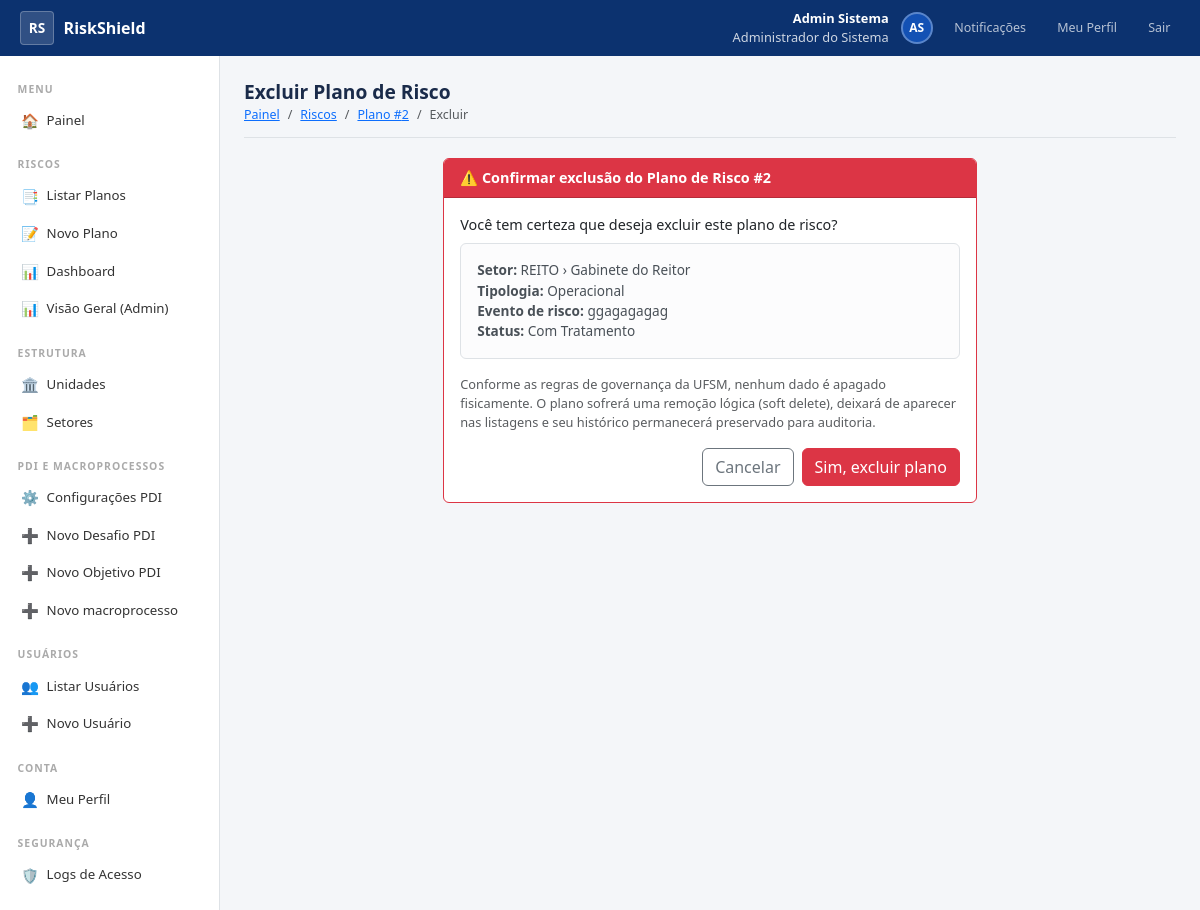
/riscos/2/excluir/ (signed in), run on the app's committed database.
### accounts/models.py (models this page shows, shortened)
class Usuario(AbstractBaseUser, PermissionsMixin):
    primeiro_nome = models.CharField('Primeiro Nome', max_length=80)
    sobrenome = models.CharField('Sobrenome', max_length=100)
    matricula = models.CharField('Matrícula', max_length=20, unique=True, db_index=True)
    email = models.EmailField('E-mail Institucional', unique=True, db_index=True)
    foto = models.ImageField('Foto', upload_to='fotos/', blank=True, null=True)
    telefone = models.CharField('Telefone Institucional', max_length=20, blank=True)
    cargo = models.CharField('Cargo / Função', max_length=120, blank=True)
    perfil = models.CharField(
        'Perfil',
        max_length=20,
        choices=Perfil.choices,
        default=Perfil.SERVIDOR,
        db_index=True,
    )
    ativo = models.BooleanField('Ativo', default=True, db_index=True)
    conta_ativada = models.BooleanField('Conta Ativada', default=False)
    is_staff = models.BooleanField('Acesso Admin Django', default=False)
    criado_em = models.DateTimeField('Criado em',    auto_now_add=True)
    atualizado_em = models.DateTimeField('Atualizado em', auto_now=True)
    deleted_at = models.DateTimeField('Excluído em',  null=True, blank=True, db_index=True)
    criado_por = models.ForeignKey(
        'self', on_delete=models.SET_NULL,
        null=True, blank=True,
        related_name='usuarios_criados',
        verbose_name='Criado por',
    )
    ultimo_login_ip = models.GenericIPAddressField('IP do Último Login', null=True, blank=True)
    history = HistoricalRecords(
        history_change_reason_field=models.TextField(null=True),
        excluded_fields=['last_login', 'ultimo_login_ip'],
    )
    objects = UsuarioManager()
    USERNAME_FIELD  = 'matricula'
    REQUIRED_FIELDS = ['email', 'primeiro_nome', 'sobrenome']
    class Meta:
        verbose_name = 'Usuário'
        verbose_name_plural  = 'Usuários'
        ordering = ['primeiro_nome', 'sobrenome']
    def get_nome_completo(self):
        return f'{self.primeiro_nome} {self.sobrenome}'.strip()
    def get_iniciais(self):
        partes = self.get_nome_completo().split()
        if len(partes) >= 2:
            return f'{partes[0][0]}{partes[-1][0]}'.upper()
        return self.matricula[:2].upper()
    @property
    def is_admin(self):
        return self.perfil == Perfil.ADMIN
    @property
    def is_servidor(self):
        return self.perfil == Perfil.SERVIDOR
    @property
    def pode_criar_usuario(self):
        return self.perfil in (Perfil.ADMIN, Perfil.GESTOR_UNIDADE)
    @property
    def pode_gerenciar_usuarios(self):
        return self.perfil in (Perfil.ADMIN, Perfil.GESTOR_UNIDADE, Perfil.GESTOR_SETOR)
    @property
    def pode_ver_logs(self):
        return self.perfil == Perfil.ADMIN

### riscos/models.py (models this page shows, shortened)
class PlanoDeRisco(models.Model):
    STATUS_SEM_TRATAMENTO = 'sem_tratamento'
    STATUS_COM_TRATAMENTO = 'com_tratamento'
    STATUS_CHOICES = [
        (STATUS_SEM_TRATAMENTO, 'Sem Tratamento'),
        (STATUS_COM_TRATAMENTO, 'Com Tratamento'),
    ]
    setor           = models.ForeignKey(Setor, on_delete=models.PROTECT,
                                        related_name='planos')
    criado_por      = models.ForeignKey(settings.AUTH_USER_MODEL,
                                        on_delete=models.PROTECT, related_name='planos_criados')
    status          = models.CharField(max_length=20, choices=STATUS_CHOICES,
                                       default=STATUS_SEM_TRATAMENTO, db_index=True)
    criado_em       = models.DateTimeField(auto_now_add=True)
    atualizado_em   = models.DateTimeField(auto_now=True)
    deleted_at      = models.DateTimeField(null=True, blank=True)
    history         = HistoricalRecords()
    class Meta:
        verbose_name = 'Plano de Risco'
        verbose_name_plural = 'Planos de Risco'
        ordering = ['-criado_em']

class IdentificacaoRisco(models.Model):
    TIPOLOGIA_CHOICES = [
        ('ESTRATEGICO',   'Estratégico'),
        ('OPERACIONAL',   'Operacional'),
        ('INTEGRIDADE',   'Integridade'),
        ('IMAGEM',        'Imagem'),
        ('LEGAL',         'Legal / Conformidade'),
        ('FINANCEIRO',    'Financeiro / Orçamentário'),
        ('AMB_EXTERNO',   'Ambiente Externo'),
    ]
    plano           = models.OneToOneField(PlanoDeRisco,
                                           on_delete=models.CASCADE, related_name='identificacao')
    tipologia       = models.CharField(max_length=20, choices=TIPOLOGIA_CHOICES)
    macroprocesso   = models.ForeignKey(Macroprocesso,
                                        on_delete=models.SET_NULL, null=True, blank=True)
    objetivo_pdi    = models.ForeignKey(ObjetivoPDI,
                                        on_delete=models.SET_NULL, null=True, blank=True)
    desafio_pdi     = models.ForeignKey(DesafioPDI,
                                            on_delete=models.SET_NULL, null=True, blank=True)
    descricao_evento = models.TextField('Descrição do Evento de Risco')
    causas          = models.TextField('Causas')
    consequencias   = models.TextField('Consequências')
    class Meta:
        verbose_name = 'Identificação do Risco'

### organizacional/models.py (models this page shows, shortened)
class Setor(models.Model):
    unidade    = models.ForeignKey(Unidade, on_delete=models.PROTECT, related_name='setores')
    nome       = models.CharField('Nome', max_length=200)
    sigla      = models.CharField('Sigla', max_length=20, blank=True)
    ativo      = models.BooleanField('Ativo', default=True)
    deleted_at = models.DateTimeField('Excluído em', null=True, blank=True)
    criado_em  = models.DateTimeField('Criado em', auto_now_add=True)
    history    = HistoricalRecords()
    class Meta:  # pylint: disable=too-few-public-methods
        verbose_name         = 'Setor / Subunidade'
        verbose_name_plural  = 'Setores / Subunidades'
        ordering             = ['unidade__nome', 'nome']
    def __str__(self):
        if self.unidade.sigla:  # pylint: disable=no-member
            return f'{self.unidade.sigla} › {self.nome}'  # pylint: disable=no-member
        return f'{self.unidade.nome} › {self.nome}'  # pylint: disable=no-member

class Unidade(models.Model):
    TIPO_CHOICES = [
        ('REITORIA',     'Reitoria'),
        ('PRO_REITORIA', 'Pró-Reitoria'),
        ('CENTRO',       'Centro de Ensino'),
        ('ORGAO',        'Órgão Suplementar'),
        ('CAMPUS',       'Campus'),
    ]
    nome       = models.CharField('Nome', max_length=200)
    sigla      = models.CharField('Sigla', max_length=20, blank=True)
    tipo       = models.CharField('Tipo', max_length=20, choices=TIPO_CHOICES)
    ativo      = models.BooleanField('Ativo', default=True)
    deleted_at = models.DateTimeField('Excluído em', null=True, blank=True)
    criado_em  = models.DateTimeField('Criado em', auto_now_add=True)
    history    = HistoricalRecords()
    class Meta:  # pylint: disable=too-few-public-methods
        verbose_name         = 'Unidade'
        verbose_name_plural  = 'Unidades'
        ordering             = ['nome']

### riscos/views.py (the view)
# urls.py: path('<int:pk>/excluir/',         views.excluir_plano,    name='excluir_plano'),
@login_required
def excluir_plano(request, pk):
    plano = get_object_or_404(PlanoDeRisco, pk=pk, deleted_at__isnull=True)
    if not pode_editar(plano, request.user):
        return HttpResponseForbidden('Você não tem permissão para excluir este plano.')
    if request.method == 'POST':
        plano.soft_delete()
        messages.success(request, 'Plano de risco excluído com sucesso.')
        return redirect('riscos:lista_planos')
    return render(request, 'riscos/confirmar_exclusao.html', {'objeto': plano})

### templates/riscos/confirmar_exclusao.html (shortened to what this page needs)
{% extends 'base_sistema.html' %}
{% block content %}
<div class="page-header">
  <h1>Excluir Plano de Risco</h1>
  <ol class="breadcrumb mb-0">
    <li class="breadcrumb-item"><a href="{% url 'painel' %}">Painel</a></li>
    <li class="breadcrumb-item"><a href="{% url 'riscos:lista_planos' %}">Riscos</a></li>
    <li class="breadcrumb-item"><a href="{% url 'riscos:visualizar_plano' objeto.pk %}">Plano #{{ objeto.pk }}</a></li>
    <li class="breadcrumb-item active">Excluir</li>
  </ol>
</div>
<div class="row justify-content-center">
  <div class="col-md-7">
    <div class="card border-danger">
      <div class="card-header bg-danger text-white py-2">
        <strong>⚠️ Confirmar exclusão do Plano de Risco #{{ objeto.pk }}</strong>
      </div>
      <div class="card-body">
        <p class="mb-2">Você tem certeza que deseja excluir este plano de risco?</p>
        <div class="alert alert-light border" style="font-size:.85rem;">
          <div><strong>Setor:</strong> {{ objeto.setor }}</div>
          {% if objeto.identificacao %}
          <div><strong>Tipologia:</strong> {{ objeto.identificacao.get_tipologia_display }}</div>
          <div><strong>Evento de risco:</strong> {{ objeto.identificacao.descricao_evento|truncatechars:140 }}</div>
          {% endif %}
          <div><strong>Status:</strong> {{ objeto.get_status_display }}</div>
        </div>
        <p class="text-muted" style="font-size:.8rem;">
          Conforme as regras de governança da UFSM, nenhum dado é apagado fisicamente.
          O plano sofrerá uma remoção lógica (soft delete), deixará de aparecer nas listagens
          e seu histórico permanecerá preservado para auditoria.
        </p>
        <form method="post" class="d-flex justify-content-end gap-2 mt-3">
          <a href="{% url 'riscos:visualizar_plano' objeto.pk %}" class="btn btn-outline-secondary">Cancelar</a>
          <button type="submit" class="btn btn-danger">Sim, excluir plano</button>
        </form>
      </div>
    </div>
  </div>
</div>
{% endblock %}

### templates/base_sistema.html (shortened to what this page needs)
{% load static %}
<!DOCTYPE html>
<html lang="pt-BR">
<head>
  <link href="https://cdn.jsdelivr.net/npm/bootstrap@5.3.0/dist/css/bootstrap.min.css" rel="stylesheet">
  <link rel="stylesheet" href="{% static 'css/styles_sistema.css' %}">
</head>
<body>
<div class="topbar">
  <a href="{% url 'painel' %}" class="topbar-brand">
    <div class="topbar-logo">RS</div>
    RiskShield
  </a>
  <div class="topbar-right">
    <div class="topbar-user text-end">
      <strong>{{ request.user.primeiro_nome }} {{ request.user.sobrenome }}</strong>
      {{ request.user.get_perfil_display }}
    </div>
    <div class="topbar-avatar">
      {% if request.user.foto %}<img src="{{ request.user.foto.url }}" alt="">
      {% else %}{{ request.user.get_iniciais }}{% endif %}
    </div>
    <a href="{% url 'riscos:lista_notificacoes' %}" class="topbar-btn">
      Notificações
    </a>
    <a href="{% url 'meu_perfil' %}" class="topbar-btn">Meu Perfil</a>
    <a href="{% url 'logout' %}" class="topbar-btn">Sair</a>
  </div>
</div>
<div class="app-body">
  <nav class="sidebar">
    <div class="sidebar-section-title">Menu</div>
    <a href="{% url 'painel' %}" class="sidebar-link {% if request.resolver_match.url_name == 'painel' %}active{% endif %}">
      <span class="sidebar-icon">🏠</span> Painel
    </a>
    <div class="sidebar-section-title" style="margin-top:.5rem;">Riscos</div>
    <a href="{% url 'riscos:lista_planos' %}" class="sidebar-link {% if request.resolver_match.url_name == 'lista_planos' %}active{% endif %}">
      <span class="sidebar-icon">📑</span> Listar Planos
    </a>
    {% if not request.user.is_servidor %}
    <a href="{% url 'riscos:novo_plano' %}" class="sidebar-link {% if request.resolver_match.url_name == 'novo_plano' %}active{% endif %}">
      <span class="sidebar-icon">📝</span> Novo Plano
    </a>
    <a href="{% url 'riscos:dashboard' %}" class="sidebar-link {% if request.resolver_match.url_name == 'dashboard' %}active{% endif %}">
      <span class="sidebar-icon">📊</span> Dashboard
    </a>
    {% endif %}
    {% if request.user.is_admin %}
    <a href="{% url 'riscos:painel_riscos' %}" class="sidebar-link {% if request.resolver_match.url_name == 'painel_riscos' %}active{% endif %}">
      <span class="sidebar-icon">📊</span> Visão Geral (Admin)
    </a>
    {% endif %}
    {% if request.user.pode_criar_usuario %}
    <div class="sidebar-section-title" style="margin-top:.5rem;">Estrutura</div>
    <a href="{% url 'lista_unidades' %}" class="sidebar-link {% if 'unidade' in request.resolver_match.url_name %}active{% endif %}">
      <span class="sidebar-icon">🏛️</span> Unidades
    </a>
    <a href="{% url 'lista_setores' %}" class="sidebar-link {% if 'setor' in request.resolver_match.url_name %}active{% endif %}">
      <span class="sidebar-icon">🗂️</span> Setores
    </a>
    {% endif %}
    {% if request.user.is_admin or request.user.is_gestor_unidade %}
    <div class="sidebar-section-title" style="margin-top:.5rem;">PDI e Macroprocessos</div>
    <a href="{% url 'configuracao:painel_configuracao' %}" class="sidebar-link {% if 'configuracao' in request.resolver_match.app_names %}active{% endif %}">
      <span class="sidebar-icon">⚙️</span> Configurações PDI
    </a>
    <a href="{% url 'configuracao:desafio_criar' %}" class="sidebar-link {% if 'desafio_criar' in request.resolver_match.app_names %}active{% endif %}">
      <span class="sidebar-icon">➕</span> Novo Desafio PDI
    </a>
    <a href="{% url 'configuracao:objetivo_criar' %}" class="sidebar-link {% if 'objetivo_criar' in request.resolver_match.app_names %}active{% endif %}">
      <span class="sidebar-icon">➕</span> Novo Objetivo PDI
    </a>
    <a href="{% url 'configuracao:macroprocesso_criar' %}" class="sidebar-link {% if 'macroprocesso_criar' in request.resolver_match.app_names %}active{% endif %}">
      <span class="sidebar-icon">➕</span> Novo macroprocesso
    </a>
    {% endif %}
    {% if request.user.pode_gerenciar_usuarios %}
    <div class="sidebar-section-title" style="margin-top:.5rem;">Usuários</div>
    <a href="{% url 'lista_usuarios' %}" class="sidebar-link {% if request.resolver_match.url_name == 'lista_usuarios' %}active{% endif %}">
      <span class="sidebar-icon">👥</span> Listar Usuários
    </a>
    {% if request.user.pode_criar_usuario %}
    <a href="{% url 'cadastro_usuario' %}" class="sidebar-link {% if request.resolver_match.url_name == 'cadastro_usuario' %}active{% endif %}">
      <span class="sidebar-icon">➕</span> Novo Usuário
    </a>
    {% endif %}
    {% endif %}
    <div class="sidebar-section-title" style="margin-top:.5rem;">Conta</div>
    <a href="{% url 'meu_perfil' %}" class="sidebar-link {% if request.resolver_match.url_name == 'meu_perfil' %}active{% endif %}">
      <span class="sidebar-icon" >👤</span> Meu Perfil
    </a>
    {% if request.user.pode_ver_logs %}
    <div class="sidebar-section-title" style="margin-top:.5rem;">Segurança</div>
    <a href="{% url 'logs_acesso' %}" class="sidebar-link {% if request.resolver_match.url_name == 'logs_acesso' %}active{% endif %}">
      <span class="sidebar-icon">🛡️</span> Logs de Acesso
    </a>
    {% endif %}
  </nav>
  <div class="main-area">
    {% block content %}{% endblock %}
  </div>
</div>
</body>
</html>

### data on the page
Usuario: user.primeiro_nome "Admin", user.sobrenome "Sistema", user.perfil "Administrador do Sistema", user.get_iniciais "AS"
PlanoDeRisco: pk "2", setor "REITO › Gabinete do Reitor", identificacao.tipologia "Operacional", identificacao.descricao_evento "ggagagagag", status "Com Tratamento"
